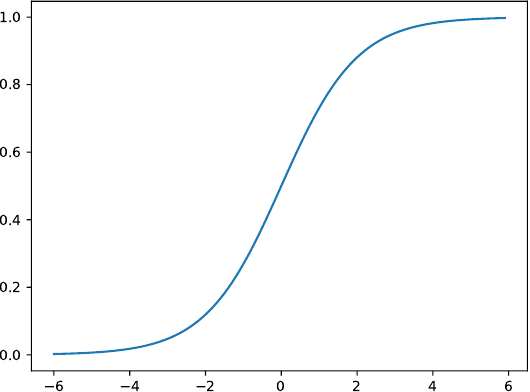

Reproduce this figure in Python.
import numpy as np
x = np.arange(-6, 6, 0.1)
y = 1 / (1 + np.exp(-x))
import matplotlib.pyplot as plt
plt.plot(x, y)
plt.savefig('10-p-logistic.pdf')
